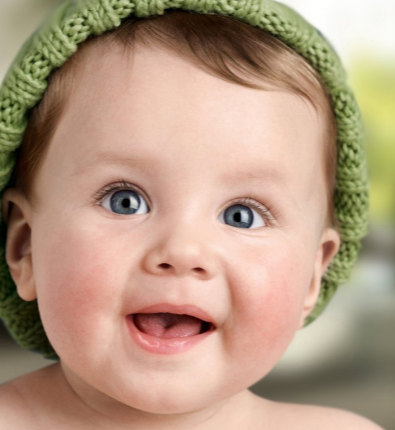
#> input picture py-process/assets/images/smile.png, 395 x 430 px, found by its file name
$ python equalize_hist.py
#> lines starting #> are read from the running program, lines starting #| are printed output that depends on the picture
from matplotlib import pyplot as plt
import cv2
"""
    Script for equalize a histogram
"""


"""
    This function read an image
"""
def readi(path, typer = "color"):
#> called with path = '../assets/images/smile.png', typer = 'gray'
    if typer == "color":
        return cv2.imread(path, 1)
    elif typer == "gray":
        return cv2.imread(path, 0)
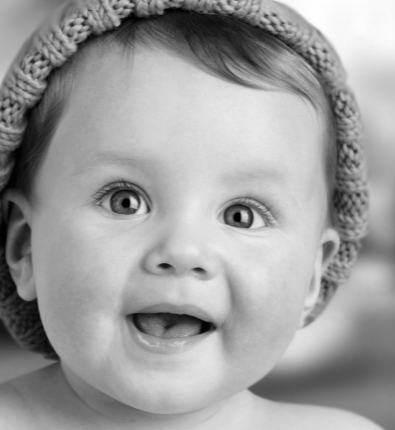
#> returned value: shape (430, 395); min 0, max 254, mean 158


def equalize(img):
    dimy, dimx = img.shape[1], img.shape[0]
#> dimy = 395; dimx = 430
    equ = cv2.equalizeHist(img)
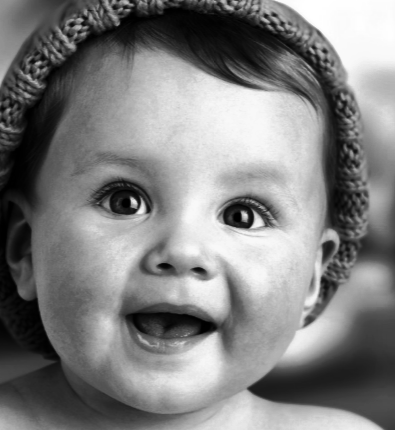
#> equ: shape (430, 395); min 0, max 255, mean 128.2


    plt.subplot(2,2,1), plt.imshow(img, cmap=plt.cm.gray), plt.title('Imagen Original')
    plt.subplot(2,2,2), plt.imshow(equ, cmap=plt.cm.gray), plt.title('Imagen Equalizada')
    plt.subplot(2,2,3), plt.hist(img.ravel(),128,[0,256])
    plt.subplot(2,2,4), plt.hist(equ.ravel(),128,[0,256])

    plt.show()
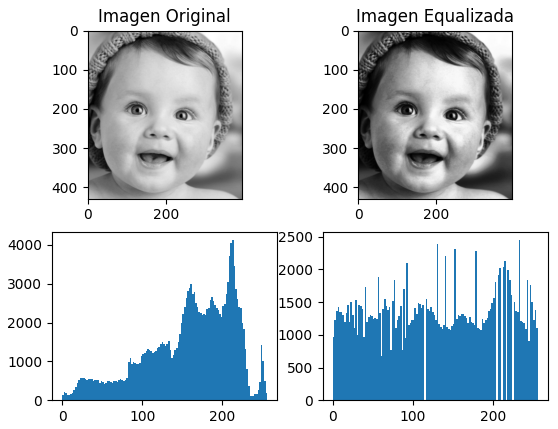
#> figure drawn by matplotlib, 4 panels; panel 3: tallest bar 4121 high, from x = 212 to 214; panel 4: tallest bar 2448 high, from x = 232 to 234


if __name__ == "__main__":
    img = readi("../assets/images/smile.png", "gray")
    equalize(img)
